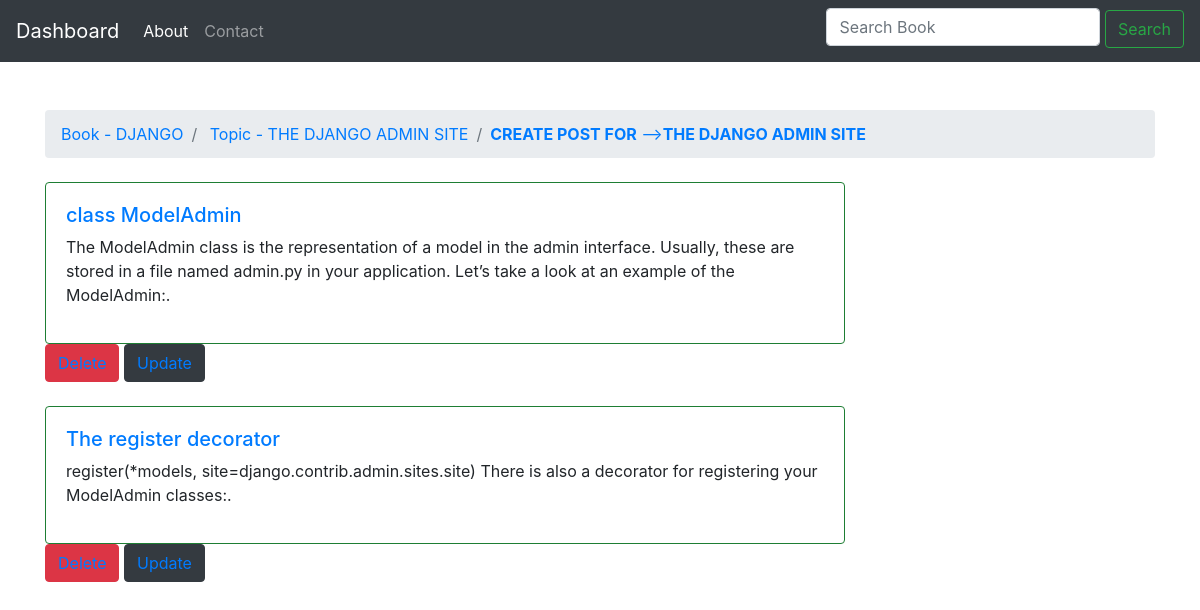
Screenshot of /18/home/post/ with the database file from the repository.
### BookApp/models.py (models this page shows, shortened)
class Topic(models.Model):
    topic_name = models.CharField(max_length=255, verbose_name='Subject Name')
    description = models.CharField(max_length=255, verbose_name='Topic Description')
    book = models.ForeignKey(Book1, verbose_name='book fk', related_name='topics',
                                related_query_name='topic', on_delete=models.CASCADE)

class Book1(models.Model):
    book_name = models.CharField(max_length=255, verbose_name='Book Name')
    description = models.CharField(max_length=255, verbose_name='Book Description')

class Post(models.Model):
    heading = models.CharField(max_length=255)
    content = models.TextField()
    topic = models.ForeignKey(Topic, verbose_name='topic fk', related_name='posts',
                              related_query_name='post', on_delete=models.CASCADE)

### BookApp/views.py (the view)
# urls.py: url(r'^(?P<pk>\d+)/home/post/$', views.post_view, name='post'),
def post_view(request, pk):
    topic = get_object_or_404(Topic, pk=pk)
    post = topic.posts.all()
    return render(request, 'Book_pages/post_page.html', {'post_all':post, 'topic':topic})

### BookApp/templates/Book_pages/post_page.html
{% extends 'base.html' %}
{% block body %}
<br>
      <ol class="breadcrumb my-4">
        <li class="breadcrumb-item active"><a href="{% url 'home' %}"> Book - {{ topic.book.book_name.upper }} </a></li>
        <li class="breadcrumb-item active"><a href="{% url 'topic' topic.book.pk %}"> Topic - {{ topic.topic_name.upper }} </a></li>
          <li class="breadcrumb-item active"><a href="{% url 'create_post' topic.pk %}"><b>CREATE POST FOR</b> --><b>{{ topic.topic_name.upper }} </b></a></li>
      </ol>
    {% for post1 in post_all %}
        <div class="card" style="width: 50rem; border-color: #1e7e34">
          <div class="card-body">
            <h5 class="text-primary"> {{ post1.heading }} </h5>
            <p class="text-black">{{ post1.content }}.</p>
          </div>
        </div>
        <div class="btn btn-danger" type="submit" style="float: inside"><a href="{% url 'delete_post' post1.pk %}"> Delete </a></div>
        <div class="btn btn-dark" type="submit" style="float: inside"><a href="{% url 'update_post' post1.pk %}"> Update </a></div><br>
        <br>
    {% endfor %}
{% endblock %}

### rows the page displays
Topic: book.book_name "DJANGO", topic_name "THE DJANGO ADMIN SITE"
Post: heading "class ModelAdmin", content "The ModelAdmin class is the representation of a model in the admin interface. Usually, these are stored in a file named admin.py in your application. Let’s take a look at an example of the ModelAdmin:"
Post: heading "The register decorator", content "register(*models, site=django.contrib.admin.sites.site) There is also a decorator for registering your ModelAdmin classes:"
